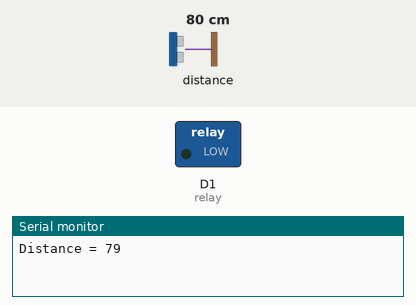
This sketch was run on a simulated ESP8266 (NodeMCU). On the bench: switched loads named in the sketch (green lamp = pin HIGH), the last lines printed to the serial monitor. Wiring (inferred from the names in the program): ultrasonic range finder: trigger D4; echo D3. The test bench sets the inputs (shaded band); at power-on: distance to the obstacle 80 cm. The echo pulse lasts 58.3 µs per cm; WiFi joins after 1.5 s; servers stay silent unless stated; pins used as bus, display or sensor lines are not drawn.

Above: at 3.0 s.
3.1 s: distance to the obstacle set to 55 cm
5.0 s: distance to the obstacle set to 46 cm
At 6.4 s:
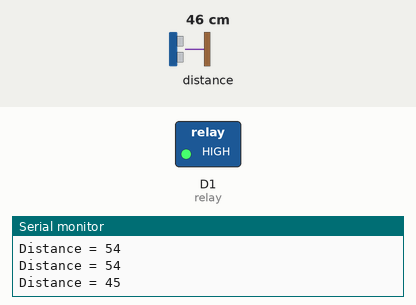
7.3 s: distance to the obstacle set to 60 cm
At 8.3 s:
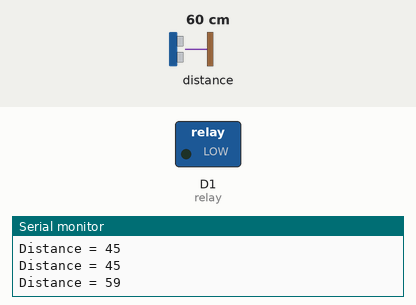
9.3 s: distance to the obstacle set to 2 cm
At 11.2 s:
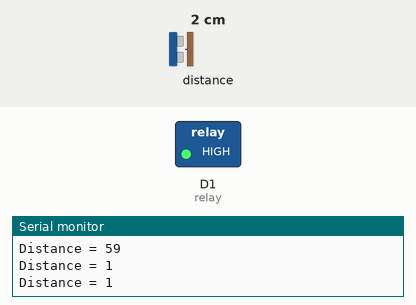
Timing chart, 0 to 12.3 s (numbered marks = the images above; inputs shaded):
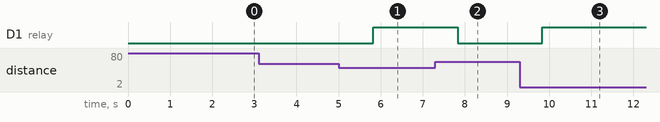

Measured:
- the behaviour switches between 51 and 50 cm on distance to the obstacle (found by bisection; images 0 and 1)
- after the input at 5.0 s, D1 (relay): LOW → HIGH after 0.82 s
- after the input at 7.3 s, D1 (relay): HIGH → LOW after 0.53 s
- after the input at 9.3 s, D1 (relay): LOW → HIGH after 0.54 s

The sketch:

blynklagi.ino
```cpp
#define BLYNK_PRINT Serial
#include <ESP8266WiFi.h>
#include <BlynkSimpleEsp8266.h>

#define trig D4
#define echo D3
#define relay D1

long duration;
int distance;

// You should get Auth Token in the Blynk App.
char auth[] = "3i7kVLtg7g2zjO0WW57IdVSYoS1B5XcT";
char ssid[] = "enn"; // your ssid
char pass[] = "manasayatau";   // your password

BlynkTimer timer;

void setup()
{
    // Debug console
    pinMode(trig, OUTPUT); // Sets the trigPin as an Output
    pinMode(echo, INPUT);  // Sets the echoPin as an Input
    pinMode(relay, OUTPUT); // Sets the relay as an Output
    Serial.begin(9600);

    // Server and port configuration
    const char server[] = "iot.smk2-yk.sch.id"; // Your server address
    const uint16_t port = 8080; // Your server port

    // Connect to Blynk
    Blynk.begin(auth, ssid, pass, server, port);

    // Setup a function to be called every second
    timer.setInterval(1000L, sendSensor);
}

void loop() {
  Blynk.run();
  timer.run();
}

void sendSensor() {
  digitalWrite(trig, LOW); // Makes trigPin low
  delayMicroseconds(2);    // 2 micro second delay

  digitalWrite(trig, HIGH); // trigPin high
  delayMicroseconds(10);    // trigPin high for 10 micro seconds
  digitalWrite(trig, LOW);  // trigPin low

  duration = pulseIn(echo, HIGH); // Read echo pin, time in microseconds
  distance = duration * 0.034 / 2; // Calculating actual/real distance

  Serial.print("Distance = ");    // Output distance on Arduino serial monitor
  Serial.println(distance);

  if (distance < 50) {
    digitalWrite(relay, HIGH);
  } else {
    digitalWrite(relay, LOW);
  }

  Blynk.virtualWrite(V0, distance);
  delay(1000);
}
```
